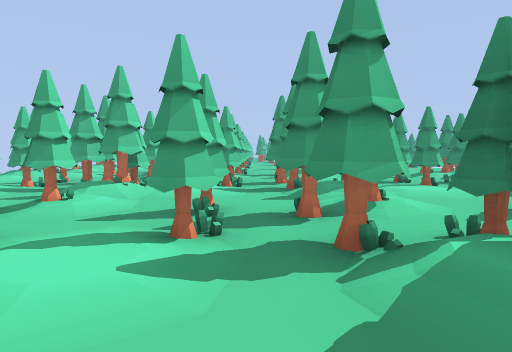
[1] (above)

24 first-person views from a walk through a level from a Godot 3-D game. The camera is 1.3 m above the floor, tilts 4° down and sees 75° across. The floor is counted in squares, 2 m on a side. Each view is taken from the middle of a square. On the plan, view 1 faces up. The plan holds only what a view shows up to about 10 squares ahead; the rest is blank. The place goes on beyond the plan.

[2]
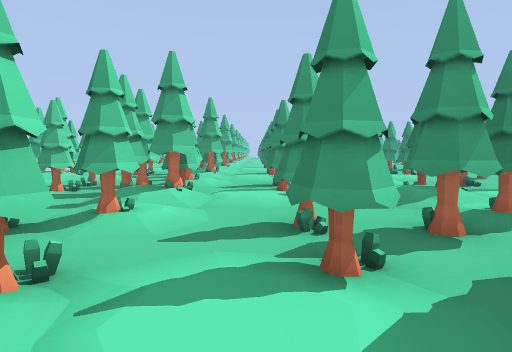

[3]
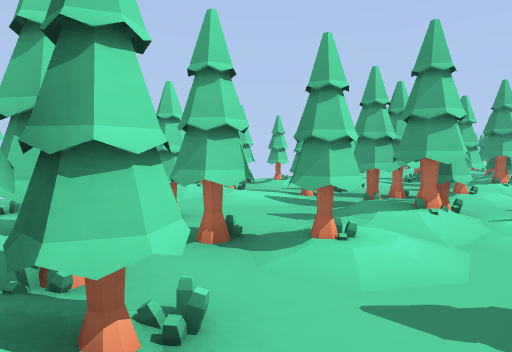

[4]
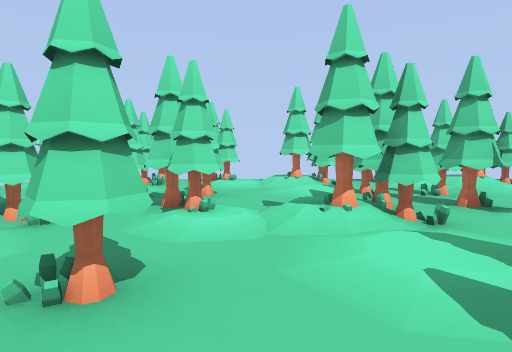

[5]
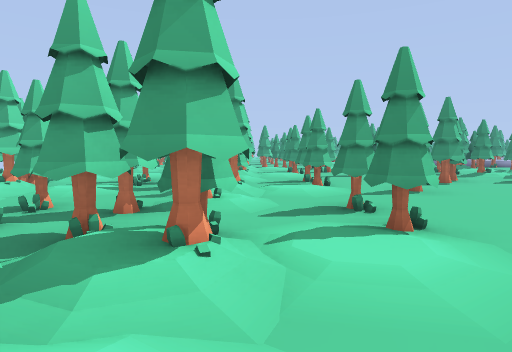

[6]
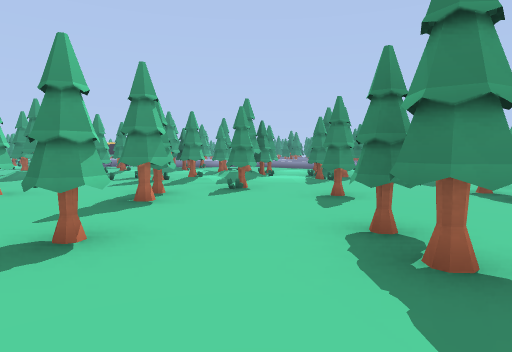

[7]
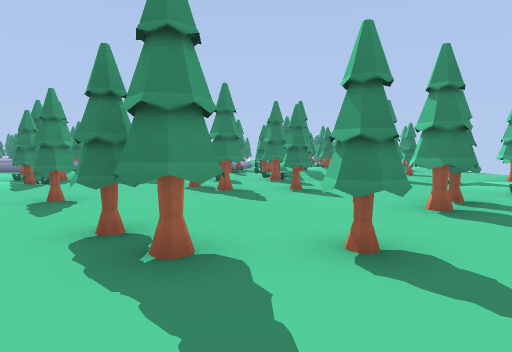

[8]
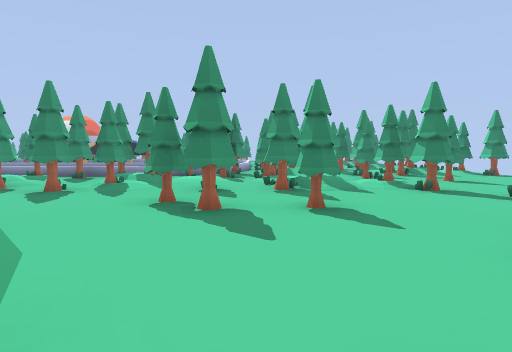

[9]
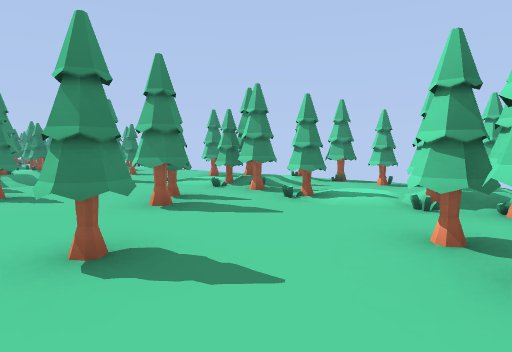

[10]
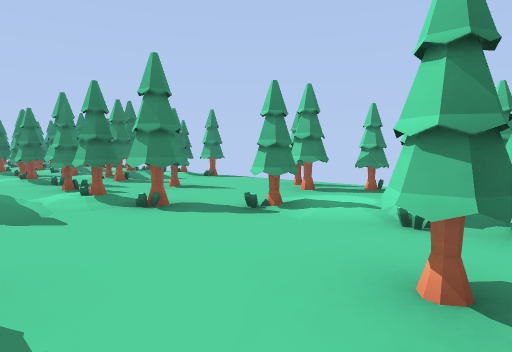

[11]
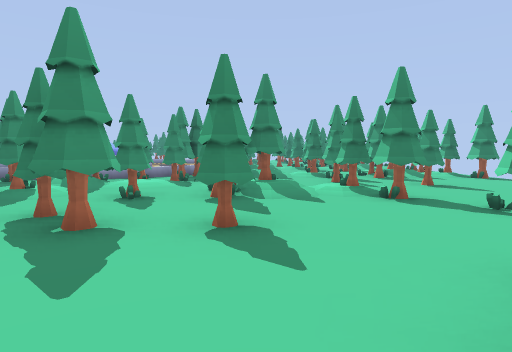

[12]
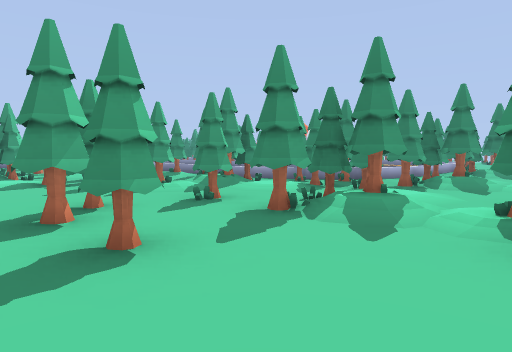

[13]
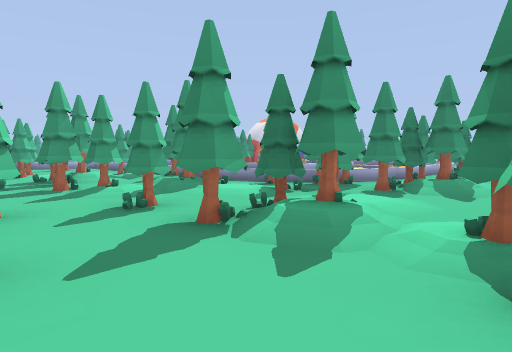

[14]
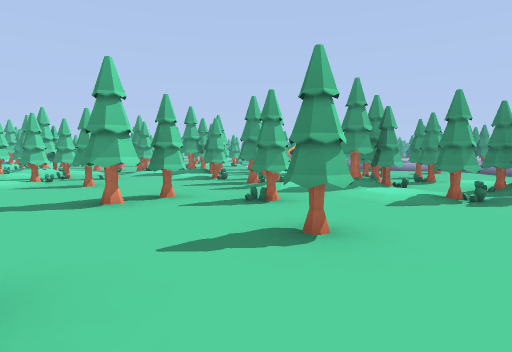

[15]
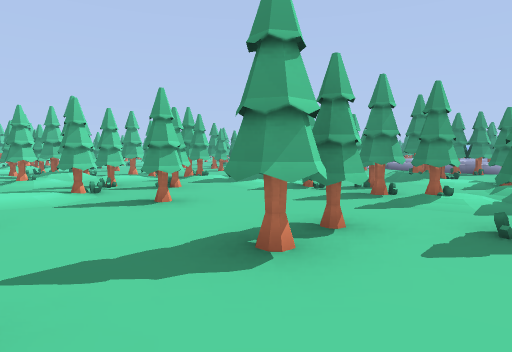

[16]
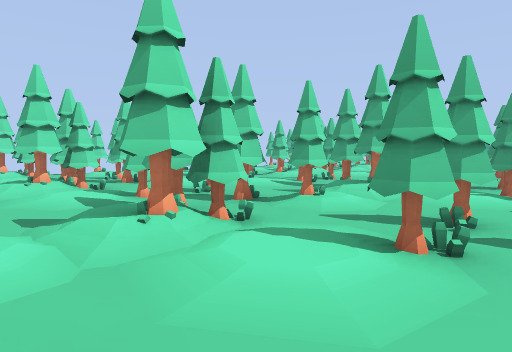

[17]
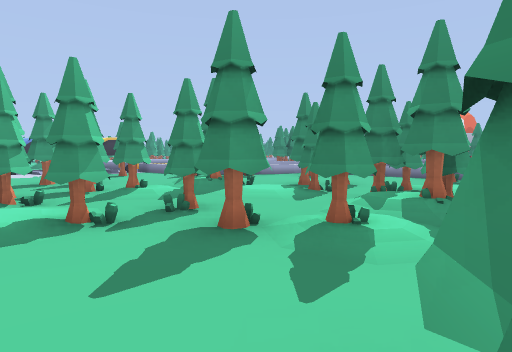

[18]
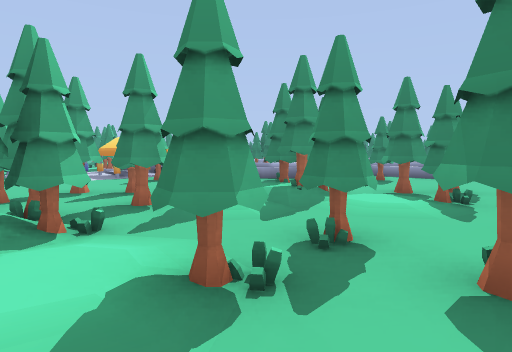

[19]
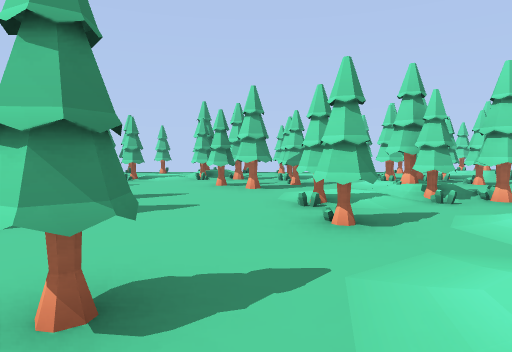

[20]
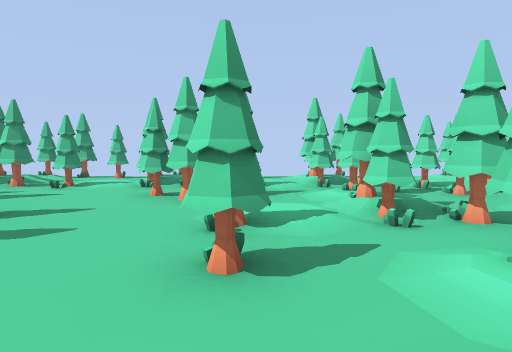

[21]
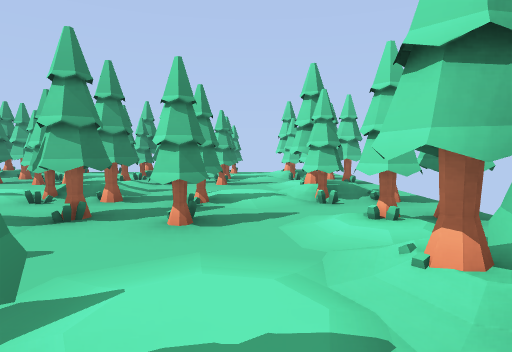

[22]
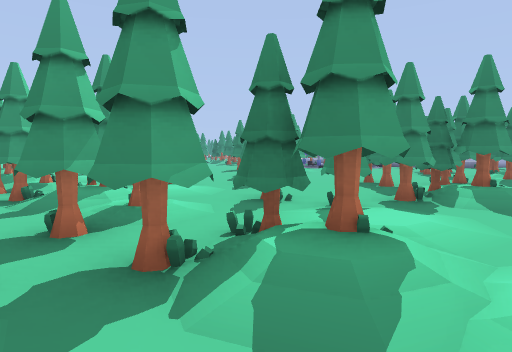

[23]
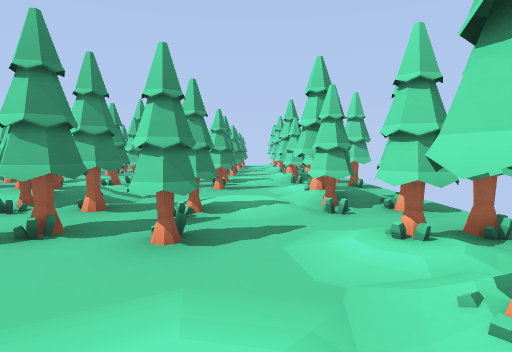

[24]
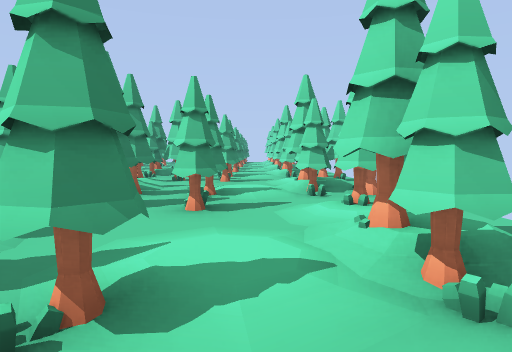

### Floor plan
Key: @ floor where view 1 was taken; # wall or solid block; x gap in a wall; . main floor; : floor 0.25 m higher than the main floor; / step, stairs or slope; = window, fence, low wall or low ledge; T thing the floor can be seen under or through; E tent.
Columns run from 7 left of view 1 to 20 right of it. Each row starts with its distance up from view 1.
 16     //         EEE
 15   . ##  ..#      EE
 14  /.### ..     ....
 13 /#:./#:.  ..  ...#.
 12 ./..//.........#...x
 11 ##.###.#.##..###...#x
 10 ##/###..####./##.# ..#=
  9  #:./#:./#..:###/#/...=
  8  #..//..###..:/..:.#..=
  7 x..##...###...##......=
  6 ##:####.###....#//##//=
  5  #/./x/.///.#..//###/ =
  4 ##.//##.#//...#..:##/##
  3 x..TT...x....#........x
  2 ##:.T#:.#/:.#......#/##
  1 //..//..//.........//##=
  0 ##.####@#/#..#...#.#.#.##
 -1 #/.####.x..........###.##x#.
 -2 /#:./#:.#/:..#...#./#:.##:.#
 -3 ./..//..//.# ..#...//..//..
 -4 ##.###.##/###..x...#/.## ###
 -5 ##/##########/###/#..#.###
 -6  #:./#      #.//#:...../#
 -7  #.. #      #.#.:.##...##
 -8  ..  #       ..#. .....#

Where each view was taken, in squares from view 1:
view 1: 0 up, 0 right, facing up
view 2: 3 down, 1 left, facing up
view 3: 2 down, 1 left, facing up-left
view 4: 3 down, 1 right, facing left
view 5: 4 down, 2 right, facing up
view 6: 1 down, 4 right, facing up-right
view 7: 1 down, 4 right, facing right
view 8: 1 down, 6 right, facing right
view 9: 1 down, 4 right, facing down-right
view 10: 2 down, 8 right, facing down-right
view 11: 2 down, 7 right, facing right
view 12: 4 down, 9 right, facing up-right
view 13: 4 down, 10 right, facing up-right
view 14: 1 down, 8 right, facing up
view 15: 1 up, 6 right, facing up
view 16: 4 up, 4 right, facing up-left
view 17: 4 up, 6 right, facing up-right
view 18: 6 up, 6 right, facing up-right
view 19: 3 up, 4 right, facing down
view 20: 2 up, 3 right, facing down
view 21: 3 up, 5 left, facing down
view 22: 8 up, 4 left, facing up-right
view 23: 10 up, 5 left, facing down
view 24: 15 up, 5 left, facing down
